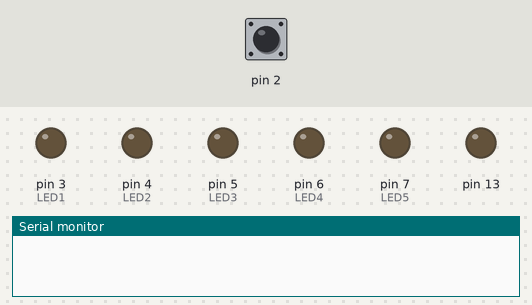
Bench run of a sketch on a simulated Arduino Uno, built with avr-gcc and run on an emulated ATmega328P. Parts: output pins drawn as LEDs (lit = HIGH), the last lines printed to the serial monitor. Inputs (shaded band) come from the test bench; at power-on: pin 2 LOW.

Above: at 1.2 s.
1.3 s: pin 2 driven HIGH
At 2.3 s:
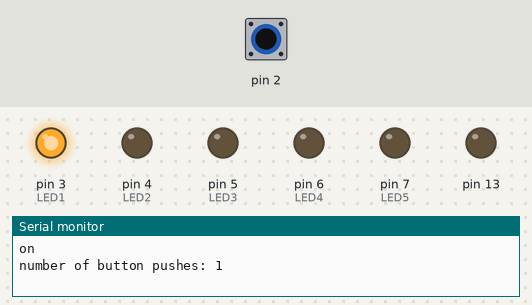
2.8 s: pin 2 driven LOW
4.3 s: pin 2 driven HIGH
At 4.6 s:
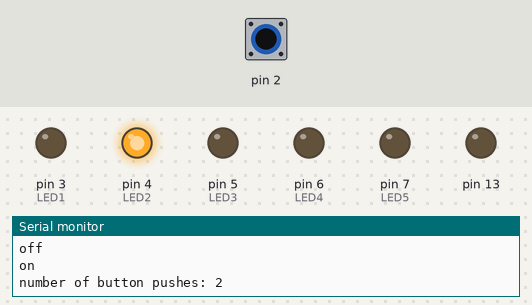
5.8 s: pin 2 pulsed LOW 5 times (0.12 s each, 0.3 s apart)
At 6.07 s:
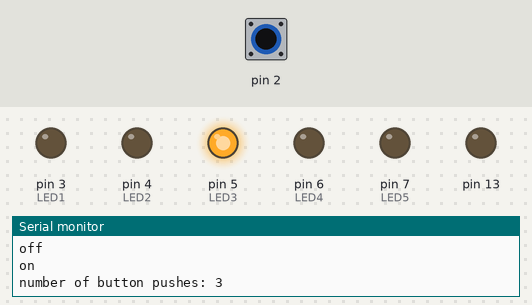
Timing chart, 0 to 8.8 s (numbered marks = the images above; inputs shaded):
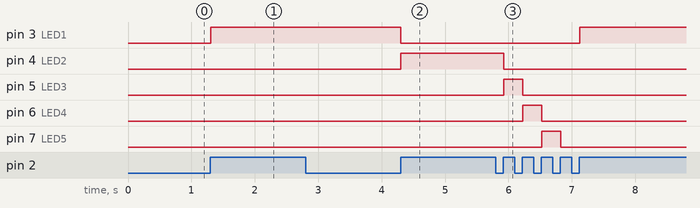

Measured:
- after the input at 1.3 s, pin 3 (LED1): LOW → HIGH at once
- after the input at 4.3 s, pin 3 (LED1): HIGH → LOW at once; pin 4 (LED2): LOW → HIGH at once
- after the input at 5.8 s, pin 3 (LED1): LOW → HIGH after 1.3 s; pin 4 (LED2): HIGH → LOW after 0.13 s; pin 5 (LED3): LOW → HIGH after 0.13 s, → LOW 0.30 s later; pin 6 (LED4): LOW → HIGH after 0.43 s, → LOW 0.30 s later; pin 7 (LED5): LOW → HIGH after 0.73 s, → LOW 0.30 s later

The sketch:

statemachine.ino
```cpp
int buttonState = 0;

int lastButtonState = 0;

int buttonPushCounter = 0;

int LED1 = 3;
int LED2 = 4;
int LED3 = 5;
int LED4 = 6;
int LED5 = 7;

void setup()
{
  pinMode(2, INPUT);
  Serial.begin(9600);

  pinMode(13, OUTPUT);
  pinMode(LED1, OUTPUT);
  pinMode(LED2, OUTPUT);
  pinMode(LED3, OUTPUT);
  pinMode(LED4, OUTPUT);
   pinMode(LED5, OUTPUT);
}

void loop()
{

  buttonState = digitalRead(2);

  if (buttonState != lastButtonState) {

    if (buttonState == HIGH) {

      buttonPushCounter += 1;
      Serial.println("on");
      Serial.print("number of button pushes: ");
      Serial.println(buttonPushCounter);
    } else {

      Serial.println("off");
    }

    delay(5);
  }

  lastButtonState = buttonState;

  buttonPushCounter = buttonPushCounter % 6;

  if (buttonPushCounter == 1) {
    digitalWrite(LED1, HIGH);


  } else {

  }

  if (buttonPushCounter == 2) {
    digitalWrite(LED1, LOW);
    digitalWrite(LED2, HIGH);

  } else {

  }

  if (buttonPushCounter == 3) {
     digitalWrite(LED2, LOW);
    digitalWrite(LED3, HIGH);

  } else {

  }

  if (buttonPushCounter == 4) {
     digitalWrite(LED3, LOW);
    digitalWrite(LED4, HIGH);
  } else {

  }

   if (buttonPushCounter == 5) {
    digitalWrite(LED4, LOW);
     digitalWrite(LED5, HIGH);
  } else {

  }

     if (buttonPushCounter == 6) {
    digitalWrite(LED5, LOW);

  } else {

  }


  if (buttonPushCounter == 0) {
    digitalWrite(LED1, LOW);
    digitalWrite(LED2, LOW);
    digitalWrite(LED3, LOW);
    digitalWrite(LED4, LOW);
    digitalWrite(LED5, LOW);
  }
}
```
